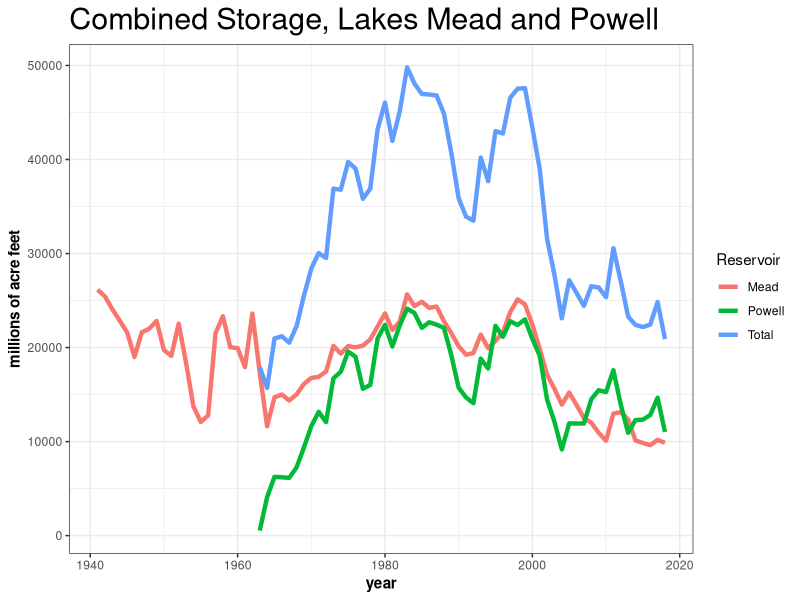

Recreate this plot in R.
# mead-powell storage graph
library(ggplot2)
library(tidyverse)
library(readr)
library(reshape2)

# read data
mp <- read_csv("./data/meadpowell.csv", col_names=TRUE)

# add up total storage
mp$Total <- mp$Mead + mp$Powell
newdata <- as_tibble(melt(mp, id.vars="Year", 
                          variable.name="Reservoir", 
                          value.name="Storage"))
newdata <- filter(newdata, Storage>0)

# plot it
ggplot(newdata, aes(x=Year, y=Storage, colour=Reservoir)) +
  theme_bw() +
  theme(plot.title = element_text(size = rel(2)),
        panel.background = element_rect(colour = NA),
        plot.background = element_rect(colour = NA),
        plot.subtitle = element_text(size = rel(1.5)),
        axis.title = element_text(face = "bold",size = rel(1))) +
  geom_line(size=1.5) +
  ylab("millions of acre feet") +
  xlab("year") +
  ggtitle("Combined Storage, Lakes Mead and Powell")
